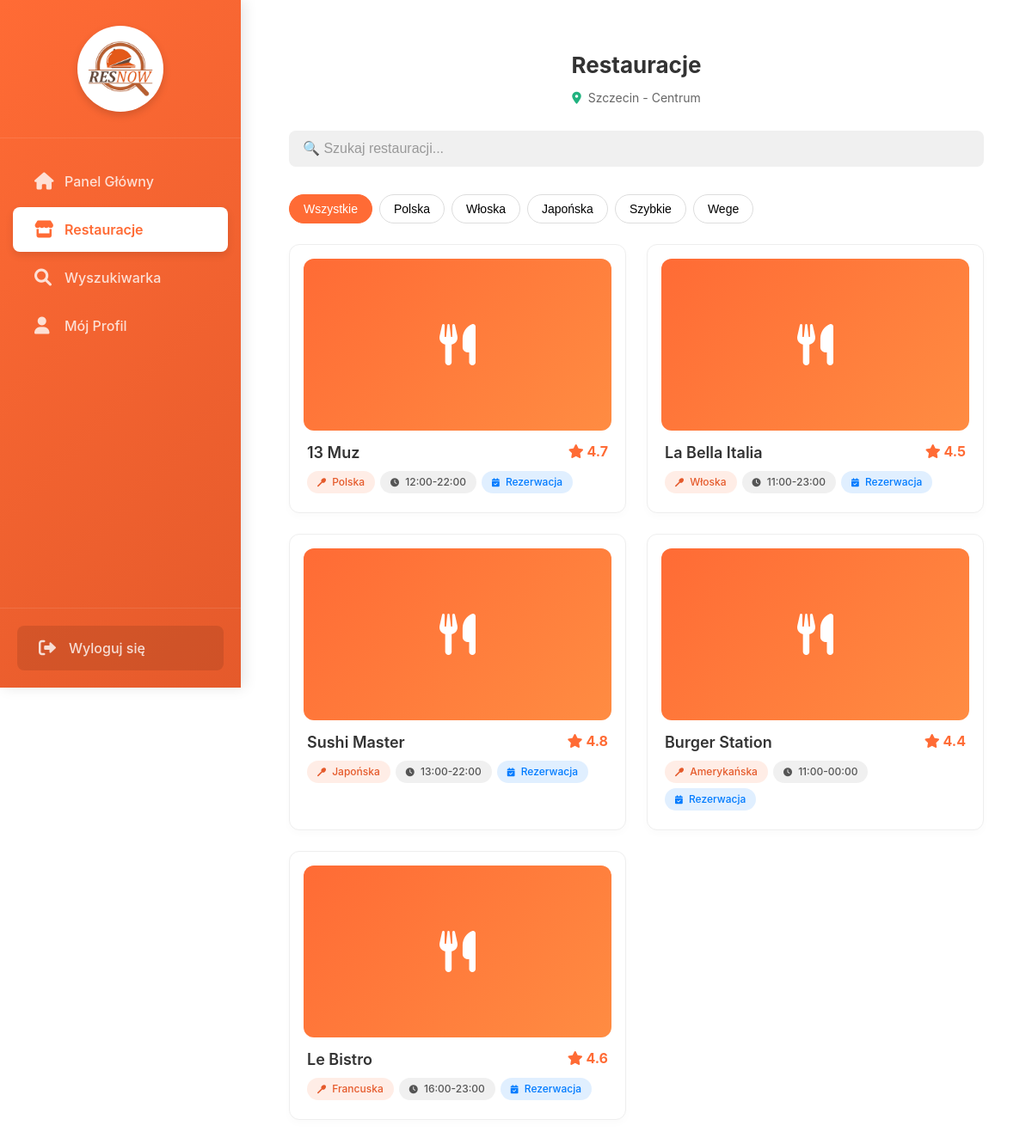
Screenshot of /client/restaurants (signed in) with the database file from the repository.
### models.py (models this page shows, shortened)
class Restaurant(db.Model):
    __tablename__ = 'restaurants'
    id = db.Column(db.Integer, primary_key=True)
    name = db.Column(db.String(100), nullable=False)
    address = db.Column(db.String(200))
    cuisine = db.Column(db.String(100))
    rating = db.Column(db.Float)
    delivery = db.Column(db.Boolean, default=False)
    reservation = db.Column(db.Boolean, default=True)
    opening_hours = db.Column(db.String(50))
    delivery_time = db.Column(db.String(50))

### app.py (the view)
@app.route('/client/restaurants')
@login_required
def client_restaurants():
    if session.get('role') != 'client':
        flash('Brak dostępu', 'danger')
        return redirect(url_for('login'))
    restaurants = Restaurant.query.all()
    return render_template('client/restaurants_mobile.html', restaurants=restaurants)

### app.py (called while the page is built)
@app.context_processor
def inject_now():
    return {'now': datetime.now()}

def login_required(f):
    @wraps(f)
    def decorated_function(*args, **kwargs):
        if 'user_id' not in session:
            flash('Proszę się zalogować', 'warning')
            return redirect(url_for('login'))
        return f(*args, **kwargs)
    return decorated_function

### templates/client/restaurants_mobile.html (shortened to what this page needs)
{% extends "mobile_layout.html" %}
{% block content %}
<div class="mobile-container">
    <div style="margin-bottom: 20px; text-align: center;">
        <h1 style="font-size: 26px; font-weight: 700; margin: 0 0 8px 0; color: #333;">Restauracje</h1>
        <div style="display: flex; align-items: center; justify-content: center; gap: 8px; color: #666; font-size: 14px;">
            <i class="fas fa-map-marker-alt" style="color: #20b27f; font-size: 14px;"></i>
            <span>Szczecin - Centrum</span>
        </div>
    </div>
    <div class="search-container">
        <div class="form-group" style="margin-bottom: 0;">
            <input type="text"
                   class="form-control"
                   placeholder="🔍 Szukaj restauracji..."
                   oninput="searchRestaurants(this.value)">
        </div>
    </div>
    <div class="filters">
        <button class="filter-btn active" onclick="filterByCuisine('all', event)">Wszystkie</button>
        <button class="filter-btn" onclick="filterByCuisine('polska', event)">Polska</button>
        <button class="filter-btn" onclick="filterByCuisine('włoska', event)">Włoska</button>
        <button class="filter-btn" onclick="filterByCuisine('japońska', event)">Japońska</button>
        <button class="filter-btn" onclick="filterByCuisine('szybkie', event)">Szybkie</button>
        <button class="filter-btn" onclick="filterByCuisine('wege', event)">Wege</button>
    </div>
    <div id="restaurantsList">
        {% for restaurant in restaurants %}
        <a href="{{ url_for('client_menu', restaurant_id=restaurant.id) }}"
           class="restaurant-card" data-cuisine="{{ restaurant.cuisine|lower }}">
            <div style="position: relative;">
                <div class="restaurant-image">
                    <i class="fas fa-utensils"></i>
                </div>
            </div>
            <div style="padding: 0 4px;">
                <div style="display: flex; justify-content: space-between; align-items: start; margin-bottom: 8px;">
                    <h3 style="margin: 0; font-size: 18px; font-weight: 600;">{{ restaurant.name }}</h3>
                    <div style="color: #FF6B35; font-weight: 700;">
                        <i class="fas fa-star"></i> {{ restaurant.rating }}
                    </div>
                </div>
                <div class="restaurant-tags">
                    <span class="restaurant-tag tag-cuisine">
                        <i class="fas fa-utensil-spoon" style="margin-right: 4px; font-size: 10px;"></i> {{ restaurant.cuisine }}
                    </span>
                    <span class="restaurant-tag tag-hours">
                        <i class="fas fa-clock" style="margin-right: 4px; font-size: 10px;"></i> {{ restaurant.opening_hours }}
                    </span>
                    {% if restaurant.reservation %}
                    <span class="restaurant-tag tag-reservation">
                        <i class="fas fa-calendar-check" style="margin-right: 4px; font-size: 10px;"></i> Rezerwacja
                    </span>
                    {% endif %}
                </div>
            </div>
        </a>
        {% endfor %}
    </div>
</div>
{% endblock %}

### static/css/mobile.css (style rules this page uses)
:root { --primary-orange: #FF6B35; --primary-orange-light: #FF8C42; --primary-orange-dark: #E55A2B; --white: #FFFFFF; --light-gray: #F5F5F7; --gray: #8E8E93; --dark-gray: #636366; --dark: #1C1C1E; --black: #000000; --success: #34C759; --warning: #FF9500; --danger: #FF3B30; --info: #007AFF; --background: #FFFFFF; --card-background: #FFFFFF; --shadow: 0 2px 10px rgba(0, 0, 0, 0.08); --shadow-heavy: 0 4px 20px rgba(0, 0, 0, 0.15); --radius-sm: 8px; --radius-md: 12px; --radius-lg: 16px; --radius-xl: 24px; --spacing-xs: 4px; --spacing-sm: 8px; --spacing-md: 16px; --spacing-lg: 24px; --spacing-xl: 32px; }
* { margin: 0; padding: 0; box-sizing: border-box; }
body { font-family: -apple-system, BlinkMacSystemFont, 'Segoe UI', Roboto, Oxygen, Ubuntu, Cantarell, sans-serif; background-color: var(--background); color: var(--dark); line-height: 1.5; -webkit-font-smoothing: antialiased; -moz-osx-font-smoothing: grayscale; }
.mobile-container { max-width: 480px; margin: 0 auto; padding: 16px; }
.form-group { margin-bottom: 16px; }
.form-control { width: 100%; padding: 12px 16px; border: 1px solid #C7C7CC; border-radius: var(--radius-md); font-size: 16px; background-color: var(--white); color: var(--dark); }
.restaurant-card { display: block; text-decoration: none; color: inherit; background-color: var(--card-background); border-radius: var(--radius-lg); overflow: hidden; box-shadow: var(--shadow); margin-bottom: var(--spacing-md); }
.restaurant-image { width: 100%; height: 160px; background: linear-gradient(135deg, var(--primary-orange), var(--primary-orange-light)); display: flex; align-items: center; justify-content: center; color: white; font-size: 48px; position: relative; }

### templates/mobile_layout.html (style rules this page uses)
:root { --primary-orange: #FF6B35; --gradient-orange: linear-gradient(135deg, #FF6B35, #E55A2B); --dark-gray: #333333; --light-bg: #f8f9fa; }
body { margin: 0; padding: 0; font-family: -apple-system, BlinkMacSystemFont, "Segoe UI", Roboto, sans-serif; background-color: var(--light-bg); color: var(--dark-gray); }
@media (min-width: 992px) { body { display: flex; background-color: #f0f2f5; } }
@media (min-width: 992px) { .mobile-container, .container { width: 100%; max-width: 1100px; margin: 0 auto; } }

### templates/client/restaurants_mobile.html (style rules this page uses)
.search-container { position: sticky; top: 10px; background: white; padding: 8px 0 16px 0; z-index: 10; }
.search-container .form-control { background: #f0f0f0; border: none; color: #333; padding: 12px 16px; border-radius: 8px; width: 100%; box-sizing: border-box; }
.search-container .form-control::placeholder { color: #999; }
.filters { display: flex; gap: 8px; overflow-x: auto; padding: 8px 0; margin-bottom: 16px; -webkit-overflow-scrolling: touch; }
.filter-btn { padding: 8px 16px; border: 1px solid #ddd; border-radius: 20px; background: white; white-space: nowrap; font-size: 14px; cursor: pointer; transition: all 0.2s; }
.filter-btn.active { background: #FF6B35 !important; color: white !important; border-color: #FF6B35 !important; }
.restaurant-card { display: block !important; text-decoration: none; color: inherit; margin-bottom: 24px; background: white; border-radius: 12px; transition: transform 0.2s ease, box-shadow 0.2s ease; }
.restaurant-image { width: 100%; height: 180px; background: linear-gradient(135deg, #FF6B35, #FF8C42); border-radius: 12px; margin-bottom: 12px; display: flex; align-items: center; justify-content: center; color: white; font-size: 48px; }
body { background-color: white !important; }
.restaurant-tag { display: inline-block; padding: 4px 12px; border-radius: 20px; font-size: 12px; font-weight: 500; margin-right: 6px; margin-bottom: 6px; }
.tag-cuisine { background: rgba(255,107,53,0.12); color: #E55A2B; }
.tag-hours { background: rgba(128,128,128,0.12); color: #555; }
.tag-reservation { background: rgba(0,123,255,0.12); color: #007bff; }
.restaurant-tags { display: flex; flex-wrap: wrap; margin-top: 8px; }
@media (min-width: 992px) { .search-container { position: relative; top: 0; background: transparent; padding-bottom: 24px; } }
@media (min-width: 992px) { #restaurantsList { display: grid !important; grid-template-columns: repeat(2, 1fr) !important; gap: 24px !important; } }
@media (min-width: 992px) { .restaurant-card { margin-bottom: 0; border: 1px solid #eee; padding: 16px; box-shadow: 0 4px 10px rgba(0,0,0,0.02); } }
@media (min-width: 992px) { .restaurant-image { height: 200px; } }

### rows the page displays
Restaurant: name "13 Muz", rating "4.7", cuisine "Polska", opening_hours "12:00-22:00", reservation True (drawn)
Restaurant: name "La Bella Italia", rating "4.5", cuisine "Włoska", opening_hours "11:00-23:00", reservation True (drawn)
Restaurant: name "Sushi Master", rating "4.8", cuisine "Japońska", opening_hours "13:00-22:00", reservation True (drawn)
Restaurant: name "Burger Station", rating "4.4", cuisine "Amerykańska", opening_hours "11:00-00:00", reservation True (drawn)
Restaurant: name "Le Bistro", rating "4.6", cuisine "Francuska", opening_hours "16:00-23:00", reservation True (drawn)
